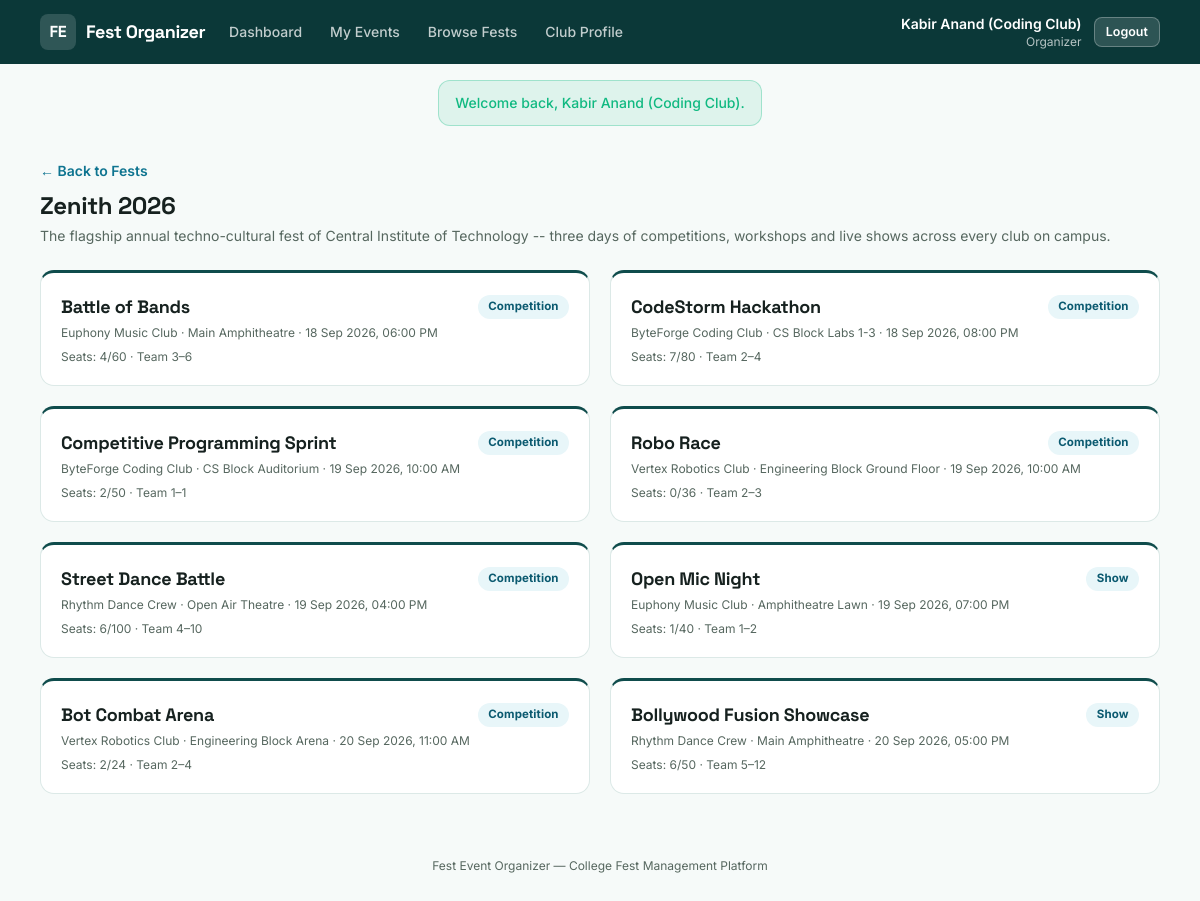
Page /index.php?route=organizer/fests/show&id=1 (signed in) on the committed database.
### tables this page shows
CREATE TABLE fests (
    id            INT AUTO_INCREMENT PRIMARY KEY,
    name          VARCHAR(150) NOT NULL,
    slug          VARCHAR(150) NOT NULL UNIQUE,
    description   TEXT NOT NULL,
    theme         VARCHAR(100) NOT NULL,
    start_date    DATE NOT NULL,
    end_date      DATE NOT NULL,
    venue         VARCHAR(150) NOT NULL,
    status        ENUM('draft', 'published', 'completed') NOT NULL DEFAULT 'draft',
    created_by    INT NOT NULL,
    created_at    TIMESTAMP NOT NULL DEFAULT CURRENT_TIMESTAMP,
    FOREIGN KEY (created_by) REFERENCES users(id)
);

CREATE TABLE events (
    id                INT AUTO_INCREMENT PRIMARY KEY,
    fest_id           INT NOT NULL,
    club_id           INT NOT NULL,
    title             VARCHAR(150) NOT NULL,
    slug              VARCHAR(160) NOT NULL,
    description       TEXT NOT NULL,
    category          ENUM('competition', 'workshop', 'show', 'seminar') NOT NULL,
    venue             VARCHAR(150) NOT NULL,
    start_time        DATETIME NOT NULL,
    end_time          DATETIME NOT NULL,
    capacity          INT NOT NULL,
    team_size_min     INT NOT NULL DEFAULT 1,
    team_size_max     INT NOT NULL DEFAULT 1,
    entry_fee         DECIMAL(8,2) NOT NULL DEFAULT 0.00,
    status            ENUM('pending', 'approved', 'rejected') NOT NULL DEFAULT 'pending',
    rejection_reason  VARCHAR(255) NULL,
    created_by        INT NOT NULL,
    created_at        TIMESTAMP NOT NULL DEFAULT CURRENT_TIMESTAMP,
    updated_at        TIMESTAMP NOT NULL DEFAULT CURRENT_TIMESTAMP ON UPDATE CURRENT_TIMESTAMP,
    UNIQUE KEY uniq_fest_slug (fest_id, slug),
    FOREIGN KEY (fest_id) REFERENCES fests(id) ON DELETE CASCADE,
    FOREIGN KEY (club_id) REFERENCES clubs(id),
    FOREIGN KEY (created_by) REFERENCES users(id)
);

CREATE TABLE clubs (
    id            INT AUTO_INCREMENT PRIMARY KEY,
    name          VARCHAR(120) NOT NULL,
    slug          VARCHAR(120) NOT NULL UNIQUE,
    description   VARCHAR(500) NOT NULL,
    organizer_id  INT NOT NULL UNIQUE,
    status        ENUM('active', 'inactive') NOT NULL DEFAULT 'active',
    created_at    TIMESTAMP NOT NULL DEFAULT CURRENT_TIMESTAMP,
    FOREIGN KEY (organizer_id) REFERENCES users(id)
);

### app/controllers/OrganizerController.php (called while the page is built, shortened)
<?php
require_once __DIR__ . '/../models/Fest.php';
require_once __DIR__ . '/../models/Event.php';
class OrganizerController
{
    public function browseFestShow(): void
    {
        $id = (int)($_GET['id'] ?? 0);
        $fest = Fest::find($id);
        $events = Event::forFestApproved($id);
        require __DIR__ . '/../views/organizer/browse_fest_show.php';
    }
}

### public/index.php (called while the page is built, shortened)
<?php
require_once __DIR__ . '/../core/helpers.php';
require_once __DIR__ . '/../core/Database.php';
require_once __DIR__ . '/../app/models/Fest.php';
require_once __DIR__ . '/../app/models/Event.php';
require_once __DIR__ . '/../app/controllers/OrganizerController.php';
$router = new Router();
$router->get('login', fn() => (new AuthController())->showLogin());
$router->post('login', fn() => (new AuthController())->login());
$router->get('register', fn() => (new AuthController())->showRegister());
$router->post('register', fn() => (new AuthController())->register());
$router->post('logout', fn() => (new AuthController())->logout());
$router->get('admin/dashboard', fn() => (new AdminController())->dashboard());
$router->get('admin/fests', fn() => (new AdminController())->fests());
$router->post('admin/fests/store', fn() => (new AdminController())->festStore());
$router->post('admin/fests/update', fn() => (new AdminController())->festUpdate());
$router->post('admin/fests/status', fn() => (new AdminController())->festStatus());
$router->get('admin/clubs', fn() => (new AdminController())->clubs());
$router->post('admin/clubs/store', fn() => (new AdminController())->clubStore());
$router->post('admin/clubs/status', fn() => (new AdminController())->clubStatus());
$router->get('admin/events', fn() => (new AdminController())->events());
$router->post('admin/events/approve', fn() => (new AdminController())->eventApprove());
$router->post('admin/events/reject', fn() => (new AdminController())->eventReject());
$router->get('admin/clashes', fn() => (new AdminController())->clashes());
$router->get('admin/results', fn() => (new AdminController())->results());
$router->get('organizer/dashboard', fn() => (new OrganizerController())->dashboard());
$router->get('organizer/events', fn() => (new OrganizerController())->events());
$router->get('organizer/events/new', fn() => (new OrganizerController())->eventNew());
$router->post('organizer/events/store', fn() => (new OrganizerController())->eventStore());
$router->get('organizer/events/edit', fn() => (new OrganizerController())->eventEdit());
$router->post('organizer/events/update', fn() => (new OrganizerController())->eventUpdate());
$router->get('organizer/events/roster', fn() => (new OrganizerController())->roster());
$router->post('organizer/registrations/verify', fn() => (new OrganizerController())->verifyEpass());
$router->get('organizer/events/results', fn() => (new OrganizerController())->resultsForm());
$router->post('organizer/results/store', fn() => (new OrganizerController())->resultStore());
$router->post('organizer/results/delete', fn() => (new OrganizerController())->resultDelete());
$router->get('organizer/club', fn() => (new OrganizerController())->profile());
$router->post('organizer/club/update', fn() => (new OrganizerController())->profileUpdate());
$router->get('organizer/fests', fn() => (new OrganizerController())->browseFests());
$router->get('organizer/fests/show', fn() => (new OrganizerController())->browseFestShow());
$router->get('participant/dashboard', fn() => (new ParticipantController())->dashboard());
$router->get('participant/fests', fn() => (new ParticipantController())->fests());
$router->get('participant/fests/show', fn() => (new ParticipantController())->festShow());
$router->get('participant/events/show', fn() => (new ParticipantController())->eventShow());
$router->post('participant/events/register', fn() => (new ParticipantController())->register());
$router->get('participant/registrations', fn() => (new ParticipantController())->registrations());
$router->post('participant/registrations/cancel', fn() => (new ParticipantController())->registrationCancel());
$router->get('participant/registrations/epass', fn() => (new ParticipantController())->epass());
$router->get('participant/certificates', fn() => (new ParticipantController())->certificates());
$router->get('participant/certificates/show', fn() => (new ParticipantController())->certificateShow());
$route = $_GET['route'] ?? '';
$router->dispatch($_SERVER['REQUEST_METHOD'], $route);

### core/Router.php (called while the page is built, shortened)
<?php
class Router
{
    private array $routes = ['GET' => [], 'POST' => []];
    public function get(string $route, callable $handler): void
    {
        $this->routes['GET'][$route] = $handler;
    }
    public function post(string $route, callable $handler): void
    {
        $this->routes['POST'][$route] = $handler;
    }
    public function dispatch(string $method, string $route): void
    {
        $handler = $this->routes[$method][$route] ?? null;
        try {
            $handler();
        } catch (Throwable $e) {
            error_log($e->getMessage());
            http_response_code(500);
            require __DIR__ . '/../app/views/errors/500.php';
        }
    }
}

### core/Database.php (called while the page is built)
<?php
class Database
{
    private static ?PDO $instance = null;
    public static function connect(): PDO
    {
        if (self::$instance === null) {
            $config = require __DIR__ . '/../config/database.php';
            $dsn = sprintf(
                'mysql:host=%s;port=%d;dbname=%s;charset=%s',
                $config['host'],
                $config['port'],
                $config['database'],
                $config['charset']
            );
            self::$instance = new PDO($dsn, $config['username'], $config['password'], [
                PDO::ATTR_ERRMODE            => PDO::ERRMODE_EXCEPTION,
                PDO::ATTR_DEFAULT_FETCH_MODE => PDO::FETCH_ASSOC,
                PDO::ATTR_EMULATE_PREPARES   => false,
            ]);
        }
        return self::$instance;
    }
}

### app/models/Fest.php (called while the page is built, shortened)
<?php
require_once __DIR__ . '/../../core/Database.php';
class Fest
{
    public static function find(int $id): ?array
    {
        $stmt = Database::connect()->prepare('SELECT * FROM fests WHERE id = ?');
        $stmt->execute([$id]);
        $row = $stmt->fetch();
        return $row ?: null;
    }
}

### core/helpers.php (called while the page is built, shortened)
<?php
function e(?string $value): string
{
    return htmlspecialchars($value ?? '', ENT_QUOTES, 'UTF-8');
}
function format_datetime(?string $datetime): string
{
    $ts = strtotime($datetime);
    return $ts === false ? '-' : date('d M Y, h:i A', $ts);
}

### app/models/Event.php (called while the page is built, shortened)
<?php
require_once __DIR__ . '/../../core/Database.php';
class Event
{
    public static function forFestApproved(int $festId): array
    {
        $stmt = Database::connect()->prepare(
            "SELECT ev.*, c.name AS club_name, c.status AS club_status,
                    (SELECT COALESCE(SUM(r.team_size), 0) FROM registrations r WHERE r.event_id = ev.id AND r.status = 'confirmed') AS seats_taken
             FROM events ev JOIN clubs c ON c.id = ev.club_id
             WHERE ev.fest_id = ? AND ev.status = 'approved' AND c.status = 'active'
             ORDER BY ev.start_time"
        );
        $stmt->execute([$festId]);
        return $stmt->fetchAll();
    }
}

### app/views/organizer/browse_fest_show.php (the view)
<?php $pageTitle = $fest['name']; require __DIR__ . '/../partials/header.php'; require __DIR__ . '/../partials/navbar.php'; require __DIR__ . '/../partials/flash.php'; ?>
<main class="max-w-6xl mx-auto px-4 py-8 flex-1 w-full">
    <a href="/index.php?route=organizer/fests" class="text-cyan text-sm font-semibold hover:underline">&larr; Back to Fests</a>
    <h1 class="font-display text-2xl font-bold mt-2 mb-1"><?= e($fest['name']) ?></h1>
    <p class="text-slateink text-sm mb-6"><?= e($fest['description']) ?></p>
    <?php if (empty($events)): ?>
        <div class="card"><p class="empty-state">No approved events yet.</p></div>
    <?php else: ?>
        <div class="grid sm:grid-cols-2 gap-5">
            <?php foreach ($events as $ev): ?>
                <div class="event-card">
                    <div class="flex items-center justify-between mb-1">
                        <h2 class="font-display text-lg font-bold"><?= e($ev['title']) ?></h2>
                        <span class="badge badge-cyan"><?= e(ucfirst($ev['category'])) ?></span>
                    </div>
                    <p class="text-xs text-slateink mb-2"><?= e($ev['club_name']) ?> &middot; <?= e($ev['venue']) ?> &middot; <?= format_datetime($ev['start_time']) ?></p>
                    <p class="text-xs text-slateink">Seats: <?= (int)$ev['seats_taken'] ?>/<?= (int)$ev['capacity'] ?> &middot; Team <?= (int)$ev['team_size_min'] ?>&ndash;<?= (int)$ev['team_size_max'] ?></p>
                </div>
            <?php endforeach; ?>
        </div>
    <?php endif; ?>
</main>
<?php require __DIR__ . '/../partials/footer.php'; ?>

### public/assets/css/style.css (style rules this page uses)
* { box-sizing: border-box; }
h1, h2, h3, h4, .font-display { font-family: 'Space Grotesk', sans-serif; letter-spacing: -0.015em; }
.badge { display:inline-flex; align-items:center; gap: .3rem; padding: 0.2rem 0.65rem; border-radius: 999px; font-size: 0.72rem; font-weight: 700; letter-spacing: 0.01em; text-transform: capitalize; }
.badge-cyan { background: #E8F6F9; color: #0B5A70; }
.event-card { background: #fff; border: 1px solid #DCE9E7; border-radius: 14px; padding: 1.25rem; border-top: 3px solid #0F4C4C; transition: box-shadow .18s, transform .18s; }

### rows in the picture
fests: name "Zenith 2026", description "The flagship annual techno-cultural fest of Central Institute of Technology -- three days of competitions, workshops and live shows across every club on campus."
events: title "Battle of Bands", category "Competition", club.name "Euphony Music Club", venue "Main Amphitheatre", start_time "18 Sep 2026, 06:00 PM", seats_taken "4", capacity "60", team_size_min "3", team_size_max "6"
events: title "CodeStorm Hackathon", category "Competition", club.name "ByteForge Coding Club", venue "CS Block Labs 1-3", start_time "18 Sep 2026, 08:00 PM", seats_taken "7", capacity "80", team_size_min "2", team_size_max "4"
events: title "Competitive Programming Sprint", category "Competition", club.name "ByteForge Coding Club", venue "CS Block Auditorium", start_time "19 Sep 2026, 10:00 AM", seats_taken "2", capacity "50", team_size_min "1", team_size_max "1"
events: title "Robo Race", category "Competition", club.name "Vertex Robotics Club", venue "Engineering Block Ground Floor", start_time "19 Sep 2026, 10:00 AM", seats_taken "0", capacity "36", team_size_min "2", team_size_max "3"
events: title "Street Dance Battle", category "Competition", club.name "Rhythm Dance Crew", venue "Open Air Theatre", start_time "19 Sep 2026, 04:00 PM", seats_taken "6", capacity "100", team_size_min "4", team_size_max "10"
events: title "Open Mic Night", category "Show", club.name "Euphony Music Club", venue "Amphitheatre Lawn", start_time "19 Sep 2026, 07:00 PM", seats_taken "1", capacity "40", team_size_min "1", team_size_max "2"
events: title "Bot Combat Arena", category "Competition", club.name "Vertex Robotics Club", venue "Engineering Block Arena", start_time "20 Sep 2026, 11:00 AM", seats_taken "2", capacity "24", team_size_min "2", team_size_max "4"
events: title "Bollywood Fusion Showcase", category "Show", club.name "Rhythm Dance Crew", venue "Main Amphitheatre", start_time "20 Sep 2026, 05:00 PM", seats_taken "6", capacity "50", team_size_min "5", team_size_max "12"

### other values in the picture
$label "Dashboard"
$label "My Events"
$label "Browse Fests"
$label "Club Profile"
Auth::name() "Kabir Anand (Coding Club)"
str_replace('_', ' ', $role ?? '') "Organizer"
$success "Welcome back, Kabir Anand (Coding Club)."
